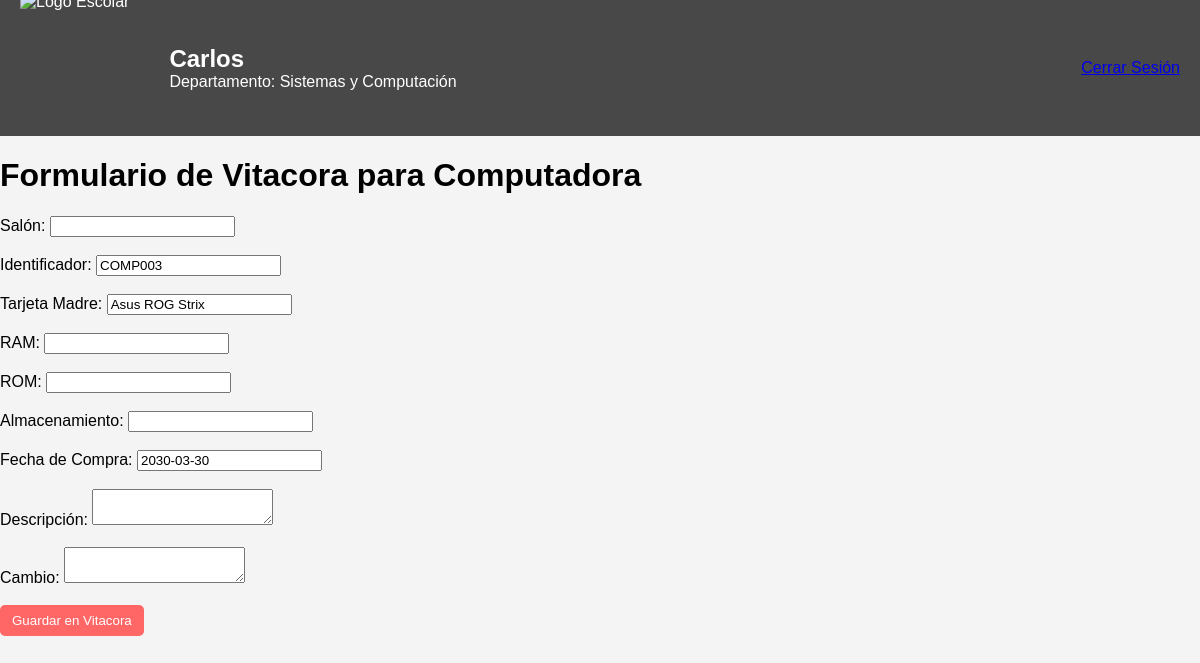
Page /Admin/vitacoraPc.php?id=3 (signed in) on the committed database.
### tables this page shows
CREATE TABLE `usuarios` (
  `id_usuario` int(11) NOT NULL,
  `nombre` varchar(255) DEFAULT NULL,
  `correo` varchar(255) DEFAULT NULL,
  `password` varchar(255) DEFAULT NULL,
  `rol` enum('Admin','Usuario','Tecnico','Jefe') DEFAULT NULL,
  `id_departamento` int(11) DEFAULT NULL,
  `calificacion` float NOT NULL
);

CREATE TABLE `departamentos` (
  `id_departamento` int(11) NOT NULL,
  `Nombre` varchar(255) DEFAULT NULL
);

CREATE TABLE `computadoras` (
  `id_computadora` int(11) NOT NULL,
  `identificador` varchar(10) DEFAULT NULL,
  `tarjeta_madre` varchar(50) DEFAULT NULL,
  `procesador` varchar(50) DEFAULT NULL,
  `RAM` int(11) DEFAULT NULL,
  `ROM` int(11) DEFAULT NULL,
  `Almacenamiento` int(11) DEFAULT NULL,
  `fecha_compra` date DEFAULT NULL,
  `id_salon` int(11) DEFAULT NULL
);

### User/ObtenerUser.php (called while the page is built, shortened)
<?php
include("../ConexionBD.php");
$user_id = $_SESSION['id'];
$query = "SELECT u.nombre AS usuario_nombre, d.nombre AS departamento_nombre
          FROM usuarios u
          INNER JOIN departamentos d ON u.id_departamento = d.id_departamento
          WHERE u.id_usuario = ?";
$stmt = $conn->prepare($query);
$stmt->bind_param("i", $user_id);
$stmt->execute();
$result = $stmt->get_result();
if ($result->num_rows > 0) {
    $department_data = $result->fetch_assoc();
    $user_name = $department_data['usuario_nombre'];
    $department_name = $department_data['departamento_nombre'];
} else {
    echo "Usuario no encontrado";
}
?>

### Admin/vitacoraPc.php (the view, shortened to what this page needs)
<?php
include("../User/ObtenerUser.php");
include("../Admin/Querrys.php");
$id_computadora = $_GET['id'] ?? null;
if ($id_computadora) {
    $queryPc = "SELECT * FROM computadoras WHERE id_computadora = ?";
    $stmt = $conn->prepare($queryPc);
    $stmt->bind_param("i", $id_computadora);
    $stmt->execute();
    $resultado = $stmt->get_result();
    if ($resultado->num_rows > 0) {
        $pc = $resultado->fetch_assoc();
    } else {
        die("No se encontró la computadora con ID: $id_computadora");
    }
} else {
    die("ID de computadora no especificado.");
}
?>
<!DOCTYPE html>
<html lang="es">
<head>
    <link rel="stylesheet" href="css/vitacora.css">
</head>
<body>
    <div class="header">
        <div class="logo-user">
            <img src="../imagen/logoTec.png" alt="Logo Escolar">
            <div class="user-info">
                <h2><?php echo htmlspecialchars($user_name); ?></h2>
                <p>Departamento: <?php echo htmlspecialchars($department_name); ?></p>
            </div>
        </div>
        <div class="nav-options">
            <a href="../index.html">Cerrar Sesión</a>
        </div>
    </div>
    <div class="content">
        <h1>Formulario de Vitacora para Computadora</h1>
        <form method="POST" action="guardarVitacora.php">
            <label for="salon">Salón:</label>
            <input type="text" id="salon" name="salon" value="<?= htmlspecialchars($pc['salon']); ?>" readonly><br><br>
            <label for="identificador">Identificador:</label>
            <input type="text" id="identificador" name="identificador" value="<?= htmlspecialchars($pc['identificador']); ?>" readonly><br><br>
            <label for="tarjeta_madre">Tarjeta Madre:</label>
            <input type="text" id="tarjeta_madre" name="tarjeta_madre" value="<?= htmlspecialchars($pc['tarjeta_madre']); ?>" readonly><br><br>
            <label for="ram">RAM:</label>
            <input type="text" id="ram" name="ram" value="<?= htmlspecialchars($pc['ram']); ?>" readonly><br><br>
            <label for="rom">ROM:</label>
            <input type="text" id="rom" name="rom" value="<?= htmlspecialchars($pc['rom']); ?>" readonly><br><br>
            <label for="almacenamiento">Almacenamiento:</label>
            <input type="text" id="almacenamiento" name="almacenamiento" value="<?= htmlspecialchars($pc['almacenamiento']); ?>" readonly><br><br>
            <label for="fecha_compra">Fecha de Compra:</label>
            <input type="text" id="fecha_compra" name="fecha_compra" value="<?= htmlspecialchars($pc['fecha_compra']); ?>" readonly><br><br>
            <label for="descripcion">Descripción:</label>
            <textarea id="descripcion" name="descripcion" required></textarea><br><br>
            <label for="cambio">Cambio:</label>
            <textarea id="cambio" name="cambio" required></textarea><br><br>
            <button type="submit">Guardar en Vitacora</button>
        </form>
    </div>
</body>
</html>

### Admin/css/vitacora.css (style rules this page uses)
html, body { height: 100%; padding: 0; margin: 0; font-family: Arial, sans-serif; background-color: #f4f4f4; }
.header { display: flex; justify-content: space-between; height: 12%; align-items: center; padding: 20px; background-color: rgba(0, 0, 0, 0.7); color: white; }
.logo-user { display: flex; align-items: center; }
.logo-user img { height: 150px; margin-right: 40px; }
.user-info h2, .user-info p { margin: 0; }
button { background-color: #ff6666; color: white; border: none; padding: 8px 12px; cursor: pointer; border-radius: 5px; transition: background-color 0.3s ease; }

### rows in the picture
usuarios: nombre "Carlos", id_departamento.Nombre "Sistemas y Computación"
computadoras: identificador "COMP003", tarjeta_madre "Asus ROG Strix", fecha_compra "2030-03-30"
